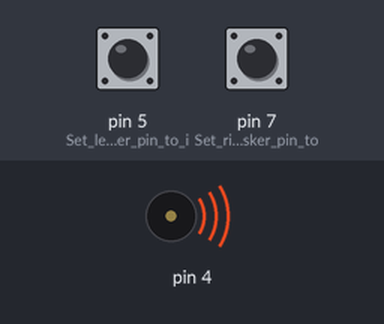
Simulated run of this sketch. Board: Arduino Uno, built with avr-gcc and run on an emulated ATmega328P. On the bench: buzzer (waves = sounding). Inputs (shaded band) come from the test bench; at power-on: pin 5 (Set_left_whisker_pin_to_i) LOW, pin 7 (Set_right_whisker_pin_to) LOW. What the sketch prints to the serial monitor is not drawn.

Above: at 0.1 s.
At 1.1 s:
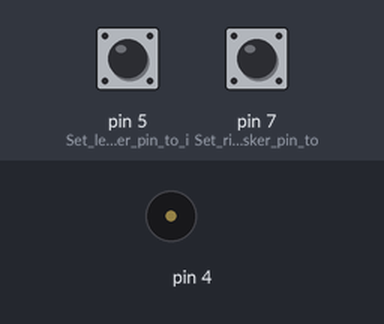
Timing chart, 0 to 2.6 s (numbered marks = the images above):
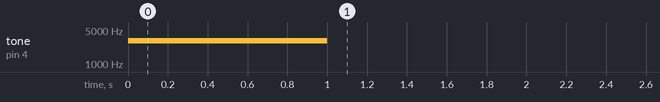

The sketch:

testWiskers_ino.ino
```cpp
void setup() {
  // put your setup code here, to run once:
tone(4, 3000, 1000);                       // Play tone for 1 second
  delay(1000);                               // Delay to finish tone
  pinMode(7, INPUT);                         // Set right whisker pin to input
  pinMode(5, INPUT);                         // Set left whisker pin to input

  Serial.begin(9600);
}

void loop() {
  // put your main code here, to run repeatedly:
byte wLeft = digitalRead(5);               // Copy left result to wLeft
  byte wRight = digitalRead(7);              // Copy right result to wRight

  Serial.print(wLeft);                       // Display left whisker state
  Serial.println(wRight);                    // Display right whisker state

  delay(50);
}
```
